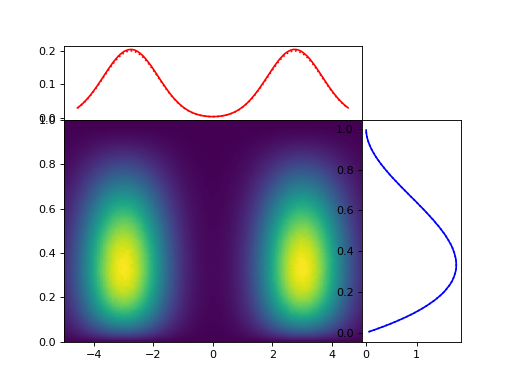

Source code (Python):
from scipy.stats import norm,beta
import matplotlib.pyplot as plt
from pisces.particles.sampling.sampling import rejection_sample
import numpy as np
x,y = np.linspace(-5,5,500),np.linspace(0,1,500)
X,Y = np.meshgrid(x,y,indexing='ij')
C = np.moveaxis(np.asarray([X,Y]),0,-1)
px, py = lambda x: 0.5*(norm(loc=-3).pdf(x)+norm(loc=3).pdf(x)), beta(a=2,b=3).pdf
Z = px(X)*py(Y)
samples = rejection_sample(C,Z,100_000_000)
hist,ex,ey = np.histogram2d(*samples.T, bins=100, density=True)
ecx,ecy = (ex[1:]+ex[:-1])/2,(ey[1:]+ey[:-1])/2
Ix = np.sum(hist*np.diff(ey),axis=1)
Iy = np.sum(hist*np.diff(ex),axis=0)
fig,axes = plt.subplots(2,2,gridspec_kw=dict(hspace=0,wspace=0,height_ratios=[1,3],width_ratios=[3,1]))
_ = axes[0,1].set_visible(False)
_ = axes[1,0].imshow(hist.T,extent=(-5,5,0,1),origin='lower',aspect='auto')
_ = axes[0,0].plot(ecx,Ix,color='red',ls='-')
_ = axes[1,1].plot(Iy,ecy,color='blue',ls='-')
_ = axes[0,0].plot(ecx,px(ecx),color='red',ls=':')
_ = axes[1,1].plot(py(ecy),ecy,color='blue',ls=':')
plt.show()
